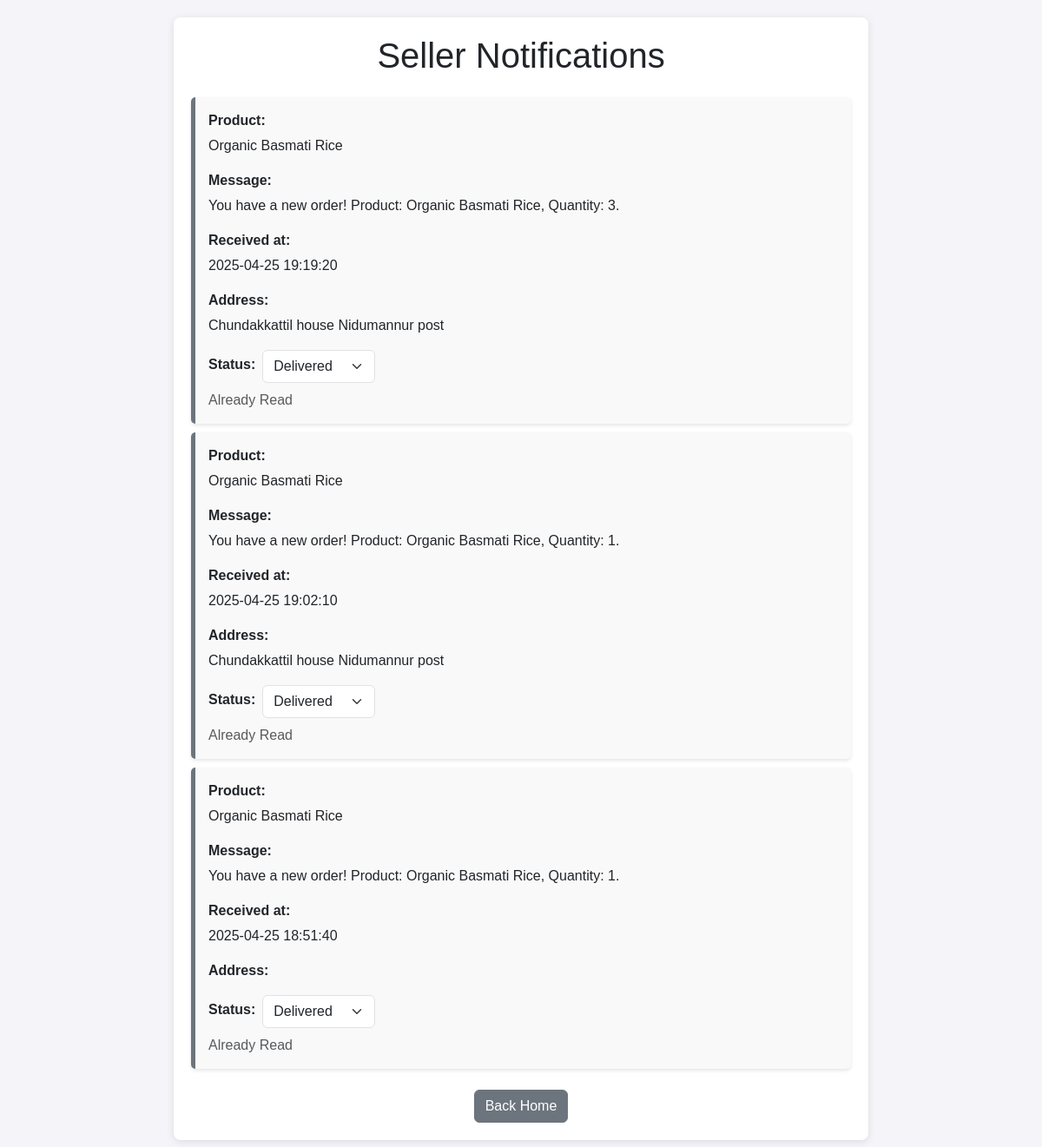
The app's page /notification.php (signed in) with its own data.
### tables this page shows
CREATE TABLE `notifications` (
  `id` int(11) NOT NULL,
  `seller_id` int(11) NOT NULL,
  `product_id` int(11) NOT NULL,
  `message` text NOT NULL,
  `address` text DEFAULT NULL,
  `order_status` enum('pending','processing','shipped','delivered','cancelled') DEFAULT 'pending',
  `status` enum('unread','read') DEFAULT 'unread',
  `created_at` timestamp NOT NULL DEFAULT current_timestamp(),
  `order_id` int(11) DEFAULT NULL
);

CREATE TABLE `products` (
  `id` int(11) NOT NULL,
  `name` varchar(255) NOT NULL,
  `description` text DEFAULT NULL,
  `price` decimal(10,2) NOT NULL,
  `image` varchar(255) DEFAULT NULL,
  `seller_id` int(11) NOT NULL
);

### notification.php (the view, shortened to what this page needs)
<?php
$seller_id = $_SESSION['user_id'];
$conn = new mysqli('localhost', 'root', '', 'marketplace');
$sql = "SELECT n.id, n.message, n.status, n.created_at, n.address, n.order_status, p.name AS product_name
        FROM notifications n
        JOIN products p ON n.product_id = p.id
        WHERE n.seller_id = $seller_id
        ORDER BY n.created_at DESC";
$result = $conn->query($sql);
?>
<!DOCTYPE html>
<html lang="en">
<head>
    <link rel="stylesheet" href="https://cdn.jsdelivr.net/npm/bootstrap@5.3.3/dist/css/bootstrap.min.css">
</head>
<body>
    <div class="container">
        <h1 class="text-center mb-4">Seller Notifications</h1>
        <?php if ($result->num_rows > 0): ?>
            <?php while ($row = $result->fetch_assoc()): ?>
                <div class="notification <?= $row['status'] === 'unread' ? 'unread' : 'read' ?>">
                    <p><strong>Product:</strong> <?= htmlspecialchars($row['product_name']) ?></p>
                    <p><strong>Message:</strong> <?= htmlspecialchars($row['message']) ?></p>
                    <p><strong>Received at:</strong> <?= htmlspecialchars($row['created_at']) ?></p>
                    <p><strong>Address:</strong> <?= htmlspecialchars($row['address']) ?></p>
                    <form action="update_order_status.php" method="POST" class="d-flex align-items-center gap-2">
                        <label for="order_status"><strong>Status:</strong></label>
                        <select name="order_status" class="form-select w-auto" onchange="this.form.submit()">
                            <?php
                            $statuses = ['pending', 'processing', 'shipped', 'delivered', 'cancelled'];
                            foreach ($statuses as $status) {
                                $selected = $row['order_status'] === $status ? 'selected' : '';
                                echo "<option value=\"$status\" $selected>" . ucfirst($status) . "</option>";
                            }
                            ?>
                        </select>
                    </form>
                    <div class="actions mt-2">
                        <?php if ($row['status'] === 'unread'): ?>
                            <a href="mark_as_read.php?id=<?= htmlspecialchars($row['id']) ?>" class="btn btn-sm btn-primary">Mark as Read</a>
                        <?php else: ?>
                            <span class="text-muted">Already Read</span>
                        <?php endif; ?>
                    </div>
                </div>
            <?php endwhile; ?>
        <?php else: ?>
            <p class="text-center">You have no notifications.</p>
        <?php endif; ?>
        <div class="text-center mt-4">
            <a href="seller.php" class="btn btn-secondary">Back Home</a>
        </div>
    </div>
</body>
</html>

### notification.php (style rules this page uses)
body { font-family: Arial, sans-serif; background-color: #f4f4f9; margin: 0; padding: 0; }
.container { max-width: 800px; margin: 20px auto; padding: 20px; background: white; border-radius: 8px; box-shadow: 0 2px 10px rgba(0, 0, 0, 0.1); }
.notification { padding: 15px; margin: 10px 0; border-radius: 5px; box-shadow: 0 2px 4px rgba(0, 0, 0, 0.1); }
.notification.read { border-left: 5px solid #6c757d; background-color: #f9f9f9; }
.notification strong { display: block; margin-bottom: 5px; }
.actions { margin-top: 10px; }

### records on screen
notifications: product.name "Organic Basmati Rice", message "You have a new order! Product: Organic Basmati Rice, Quantity: 3.", created_at "2025-04-25 19:19:20", address "Chundakkattil house Nidumannur post", status "Already Read"
notifications: product.name "Organic Basmati Rice", message "You have a new order! Product: Organic Basmati Rice, Quantity: 1.", created_at "2025-04-25 19:02:10", address "Chundakkattil house Nidumannur post", status "Already Read"
notifications: product.name "Organic Basmati Rice", message "You have a new order! Product: Organic Basmati Rice, Quantity: 1.", created_at "2025-04-25 18:51:40", status "Already Read"

### other values on screen
form field order_status "Delivered"
